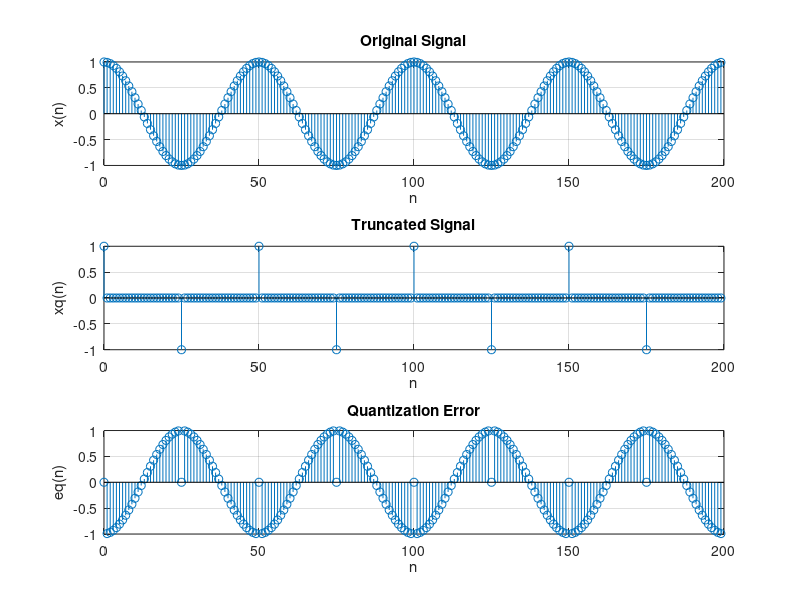

MATLAB code to generate this figure:
% For fo = 1/50 and N = 200, write a program to quantize the signal x (n), using truncation

n = 0:199;
f = 1/50;
N = 200;

% Original signal
x = cos(2*pi*f*n);

% Truncation
xq = fix(x);
% error
eq = xq - x;

subplot(3,1,1);
stem(n,x);
title('Original Signal');
xlabel('n');
ylabel('x(n)');
grid on;

subplot(3,1,2);
stem(n,xq);
title('Truncated Signal');
xlabel('n');
ylabel('xq(n)');
grid on;

subplot(3,1,3);
stem(n,eq);
title('Quantization Error');
xlabel('n');
ylabel('eq(n)');
grid on;

% Power and SQNR
Px = (1/N)*sum(x.^2);
Pq = (1/N)*sum(eq.^2);
SQNR = 10*log10(Px/Pq);

% display
fprintf('Px = %.6f\n',Px);
fprintf('Pq = %.6f\n',Pq);
fprintf('SQNR = %.6f dB\n',SQNR);
